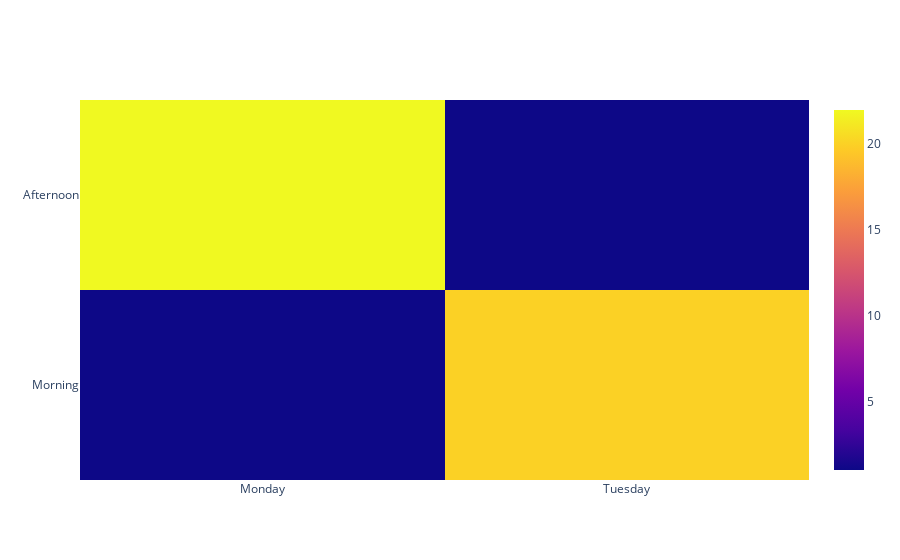

The code cell stored with this chart in its notebook:
### Markdown cell above
## Heatmap in Plotly

### Code cell
trace = go.Heatmap(z=[[1, 20],
                      [22, 1]],
                   x=['Monday', 'Tuesday'],
                   y=['Morning', 'Afternoon'])
data=[trace]
iplot(data)

### Figure 1 — Plotly figure (JSON) as saved in the notebook; plotly's stock layout.template omitted (floating-point values rounded to 4 significant figures)
{"data": [{"type": "heatmap", "x": ["Monday", "Tuesday"], "y": ["Morning", "Afternoon"], "z": [[1, 20], [22, 1]]}], "layout": {}}
